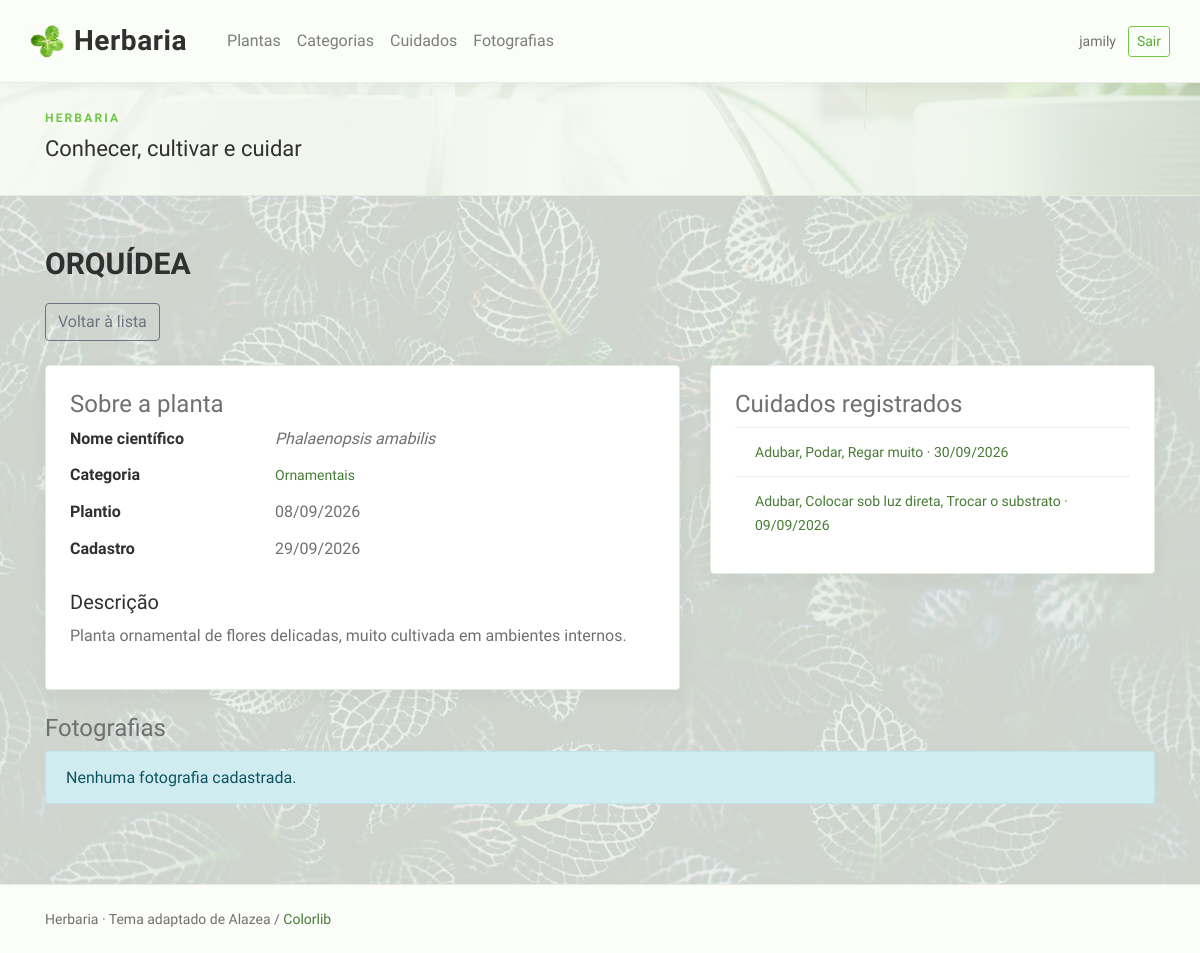
Page /plantas/4/ (signed in) on the committed database.
### Plantas/models.py (models this page shows, shortened)
class Planta(models.Model):
    nome_cientifico = models.CharField("nome científico", max_length=150)
    nome_popular = models.CharField("nome popular", max_length=150)
    descricao = models.TextField("descrição")
    data_cadastro = models.DateField("data de cadastro", auto_now_add=True)
    data_plantio = models.DateField("data de plantio", null=True, blank=True)
    categoria = models.ForeignKey(
        "categoria.Categoria",
        on_delete=models.SET_NULL,
        null=True,
        blank=True,
        related_name="plantas",
        verbose_name="categoria",
    )
    class Meta:
        verbose_name = "planta"
        verbose_name_plural = "plantas"
        ordering = ("nome_popular", "nome_cientifico")

### Categoria/models.py (models this page shows, shortened)
class Categoria(models.Model):
    nome = models.CharField("nome", max_length=100, unique=True)
    descricao = models.TextField("descrição", blank=True)
    class Meta:
        db_table = "plantas_categoria"
        verbose_name = "categoria"
        verbose_name_plural = "categorias"
        ordering = ("nome",)

### Cuidados/models.py (models this page shows, shortened)
class Cuidados(models.Model):
    planta = models.ForeignKey(
        "plantas.Planta",
        on_delete=models.CASCADE,
        related_name="cuidados",
        verbose_name="planta",
    )
    tipo = models.ManyToManyField(
        TipoDeCuidado,
        related_name="cuidados",
        verbose_name="tipos de cuidado",
    )
    data = models.DateField("data")
    observacoes = models.TextField("observações", blank=True)
    class Meta:
        db_table = "plantas_cuidados"
        verbose_name = "cuidado"
        verbose_name_plural = "cuidados"
        ordering = ("-data",)
    def get_tipos_display(self):
        return ", ".join(tipo.nome for tipo in self.tipo.all())
    get_tipos_display.short_description = "cuidado"

class TipoDeCuidado(models.Model):
    codigo = models.CharField("código", max_length=30, unique=True)
    nome = models.CharField("nome", max_length=100)
    class Meta:
        verbose_name = "tipo de cuidado"
        verbose_name_plural = "tipos de cuidado"
        ordering = ("nome",)

### Plantas/views.py (the view)
# urls.py: path("plantas/<int:pk>/", views.planta_detalhar, name="planta_detalhar"),
@login_required
def planta_detalhar(request, pk):
    planta = get_object_or_404(
        Planta.objects.select_related("categoria").prefetch_related(
            "cuidados", "fotografias"
        ),
        pk=pk,
    )
    return render(request, "Plantas/planta_detalhar.html", {"planta": planta})

### Plantas/templates/Plantas/planta_detalhar.html (shortened to what this page needs)
{% extends "Plantas/base.html" %}
{% block content %}
<h1>{{ planta.nome_popular }}</h1>
<div class="acoes">
<a class="btn btn-outline-secondary" href="{% url 'plantas:planta_listar' %}">Voltar à lista</a>
</div>
<div class="row">
  <div class="col-lg-7 mb-4">
    <section class="card"><div class="card-body">
      <h2 class="h4">Sobre a planta</h2>
      <dl class="row">
        <dt class="col-sm-4">Nome científico</dt><dd class="col-sm-8"><em>{{ planta.nome_cientifico }}</em></dd>
        <dt class="col-sm-4">Categoria</dt><dd class="col-sm-8">{% if planta.categoria %}<a href="{% url 'plantas:categoria_detalhar' planta.categoria.pk %}">{{ planta.categoria.nome }}</a>{% else %}Sem categoria{% endif %}</dd>
        <dt class="col-sm-4">Plantio</dt><dd class="col-sm-8">{{ planta.data_plantio|date:"d/m/Y"|default:"Não informado" }}</dd>
        <dt class="col-sm-4">Cadastro</dt><dd class="col-sm-8">{{ planta.data_cadastro|date:"d/m/Y" }}</dd>
      </dl>
      <h3 class="h5">Descrição</h3>{{ planta.descricao|linebreaks }}
    </div></section>
  </div>
  <div class="col-lg-5 mb-4">
    <section class="card"><div class="card-body">
      <h2 class="h4">Cuidados registrados</h2>
      <ul class="list-group list-group-flush">
      {% for cuidado in planta.cuidados.all %}
        <li class="list-group-item"><a href="{% url 'plantas:cuidado_detalhar' cuidado.pk %}">{{ cuidado.get_tipos_display }} · {{ cuidado.data|date:"d/m/Y" }}</a></li>
      {% empty %}<li class="list-group-item">Nenhum cuidado registrado.</li>{% endfor %}
      </ul>
    </div></section>
  </div>
</div>
<section aria-labelledby="galeria"><h2 class="h4" id="galeria">Fotografias</h2><div class="row">
{% for fotografia in planta.fotografias.all %}
  <div class="col-sm-6 col-lg-4 mb-4"><article class="card h-100">
    <a href="{% url 'plantas:fotografia_detalhar' fotografia.pk %}">
      {% if fotografia.imagem %}<img class="herbaria-thumb card-img-top" src="{{ fotografia.imagem.url }}" alt="{{ planta.nome_popular }} em {{ fotografia.data_foto|date:'d/m/Y' }}" loading="lazy">{% endif %}
      <div class="card-body">Ver fotografia · {{ fotografia.data_foto|date:"d/m/Y" }}</div>
    </a>
  </article></div>
{% empty %}<div class="col-12"><p class="alert alert-info">Nenhuma fotografia cadastrada.</p></div>{% endfor %}
</div></section>
{% endblock %}

### Plantas/templates/Plantas/base.html (shortened to what this page needs)
{% load static %}
<!doctype html>
<html lang="pt-br">
<head>
  <link rel="stylesheet" href="{% static 'Plantas/alazea/style.css' %}">
  <link rel="stylesheet" href="{% static 'Plantas/herbaria.css' %}">
</head>
<body class="{% block body_class %}{% endblock %}">
<header class="herbaria-header">
  <nav class="navbar navbar-expand-lg navbar-light container-fluid" aria-label="Menu principal">
    <a class="navbar-brand" href="{% url 'plantas:planta_listar' %}">
      <img src="{% static 'Plantas/alazea/img/core-img/leaf.png' %}" alt="" class="herbaria-brand-mark">
      <span>Herbaria</span>
    </a>
    <div class="collapse navbar-collapse" id="menu">
      <div class="navbar-nav herbaria-nav-links">
        <a class="nav-link" href="{% url 'plantas:planta_listar' %}">Plantas</a>
        <a class="nav-link" href="{% url 'plantas:categoria_listar' %}">Categorias</a>
        <a class="nav-link" href="{% url 'plantas:cuidado_listar' %}">Cuidados</a>
        <a class="nav-link" href="{% url 'plantas:fotografia_listar' %}">Fotografias</a>
      </div>
      {% if user.is_authenticated %}
        <div class="herbaria-account">
          <span class="herbaria-username">{{ user.username }}</span>
          <form method="post" action="{% url 'logout' %}">
            {% csrf_token %}<button class="btn btn-outline-success btn-sm" type="submit">Sair</button>
          </form>
        </div>
      {% else %}
        <div class="herbaria-account">
          <a class="nav-link" href="{% url 'login' %}">Entrar</a>
          <a class="btn btn-success btn-sm" href="{% url 'usuario_cadastrar' %}">Cadastrar-se</a>
        </div>
      {% endif %}
    </div>
  </nav>
</header>
<section class="herbaria-banner">
  <div class="container">
    <p class="herbaria-banner-kicker">HERBARIA</p>
    <p class="herbaria-banner-title mb-0">Conhecer, cultivar e cuidar</p>
  </div>
</section>
<main class="container herbaria-main" id="conteudo">
  {% block content %}{% endblock %}
</main>
<footer class="herbaria-footer">
  <div class="container"><small>Herbaria <span aria-hidden="true">·</span> Tema adaptado de Alazea / <a href="https://colorlib.com">Colorlib</a></small></div>
</footer>
</body>
</html>

### Plantas/static/Plantas/herbaria.css (style rules this page uses)
body { min-height: 100vh; display: flex; flex-direction: column; background-color: #edf4e9; background-image: linear-gradient(rgba(243, 248, 239, .84), rgba(243, 248, 239, .84)), url("alazea/img/bg-img/3.jpg"); background-position: center center; background-size: cover; background-repeat: no-repeat; background-attachment: fixed; color: #707070; }
a { color: #477b36; }
.herbaria-header { position: relative; z-index: 2; background: #fbfdf9; border-bottom: 1px solid #e8eee5; box-shadow: 0 2px 12px rgba(48, 48, 48, .05); }
.herbaria-header .navbar { min-height: 82px; padding-right: 30px; padding-left: 30px; }
.herbaria-header .navbar-brand { display: inline-flex; align-items: center; margin-right: 2rem; color: #303030; font-size: 28px; font-weight: 700; letter-spacing: .02em; }
.herbaria-brand-mark { width: 34px; height: 34px; margin-right: 10px; object-fit: contain; }
.herbaria-nav-links .nav-link, .herbaria-account .nav-link { padding: .7rem .8rem; color: #505b4e; font-size: 16px; font-weight: 500; }
.herbaria-account { display: flex; align-items: center; flex-wrap: wrap; margin-left: auto; }
.herbaria-account form { margin: 0; }
.herbaria-account form button[type=submit] { transition: color 250ms ease, background-color 250ms ease, border-color 250ms ease; }
.herbaria-username { margin: 0 .75rem; color: #707070; font-size: 14px; }
.btn-outline-success { color: #5aa936; border-color: #70c745; }
.herbaria-banner { position: relative; overflow: hidden; padding: 25px 0 27px; background: linear-gradient(105deg, rgba(246, 250, 242, .97) 0%, rgba(246, 250, 242, .91) 54%, rgba(231, 241, 222, .76) 100%), url("alazea/img/bg-img/1.jpg") center 45% / cover no-repeat; border-bottom: 1px solid #e4ebdf; }
.herbaria-banner-kicker { margin: 0 0 2px; color: #70c745; font-size: 12px; font-weight: 700; letter-spacing: .18em; }
.herbaria-banner-title { color: #303030; font-size: 22px; font-weight: 500; }
.herbaria-main { flex: 1 0 auto; width: 100%; padding-top: 48px; padding-bottom: 64px; }
.herbaria-main > h1, .herbaria-main > h2 { margin-bottom: 1.25rem; color: #303030; font-size: 30px; font-weight: 600; text-transform: uppercase; }
.herbaria-main h3, .herbaria-main h4, .herbaria-main h5 { color: #303030; }
.page-actions, .acoes { display: flex; align-items: center; gap: .65rem; flex-wrap: wrap; margin: 0 0 1.5rem; }
.herbaria-main .card { overflow: hidden; border: 1px solid #e5ebe1; border-radius: 4px; box-shadow: 0 5px 18px rgba(48, 48, 48, .045); }
.herbaria-main .card-body { padding: 1.5rem; }
.herbaria-main .list-group-item { border-color: #e8eee5; }
.herbaria-main dt { color: #303030; }
.herbaria-main dd { margin-bottom: .8rem; }
.herbaria-main .alert { border-radius: 3px; }
.herbaria-footer { padding: 22px 0; border-top: 1px solid #e5ebe1; background: #fbfdf9; color: #707070; }
.herbaria-footer small { font-size: 14px; }
.herbaria-footer a { color: #477b36; }

### Plantas/static/Plantas/alazea/css/classy-nav.css (style rules this page uses)
* { margin: 0; padding: 0; }
body { font-family: "Roboto", sans-serif; }
ul, ol { margin: 0; }
ul li, ol li { list-style: none; }
img { height: auto; max-width: 100%; }

### rows in the picture
Planta: nome_popular "ORQUÍDEA", nome_cientifico "Phalaenopsis amabilis", categoria.nome "Ornamentais", data_plantio "08/09/2026", data_cadastro "29/09/2026", descricao "Planta ornamental de flores delicadas, muito cultivada em ambientes internos."
Cuidados: tipos "Adubar, Podar, Regar muito", data "30/09/2026"
Cuidados: tipos "Adubar, Colocar sob luz direta, Trocar o substrato", data "09/09/2026"

### other values in the picture
{{ user.username }} "jamily"
